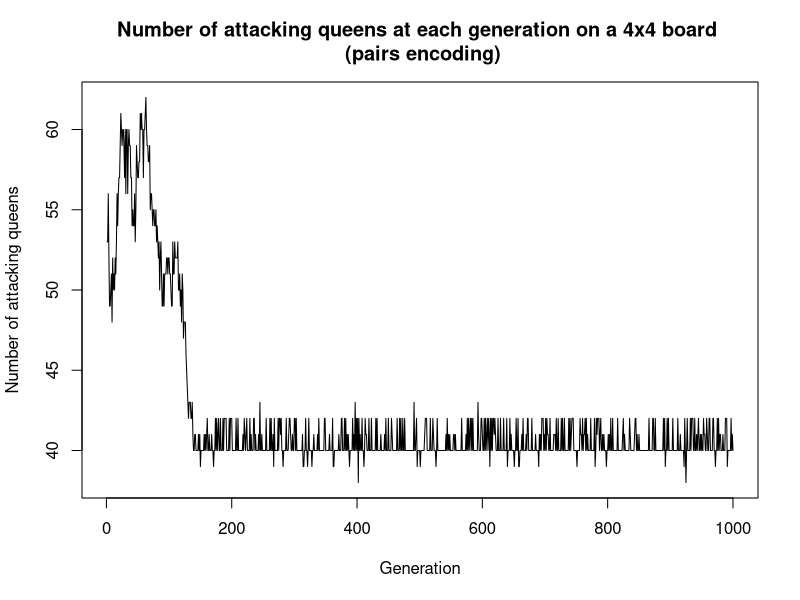
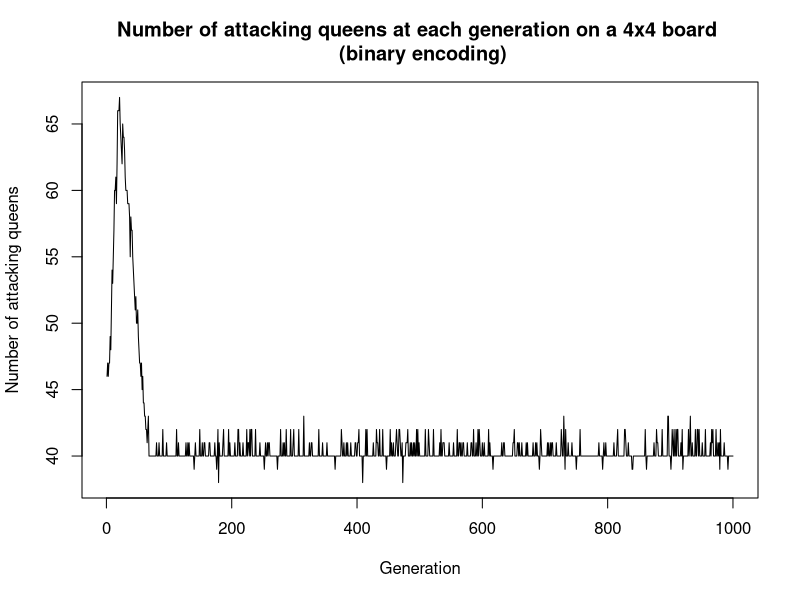
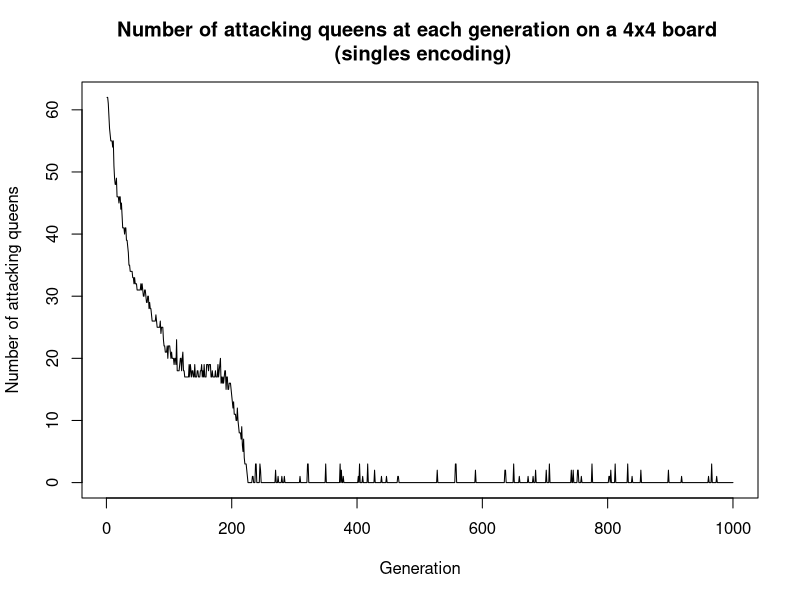
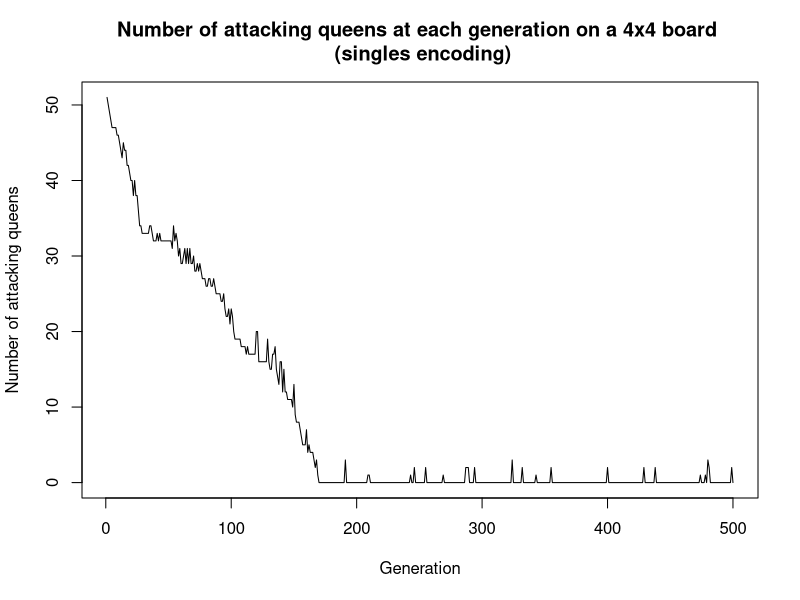
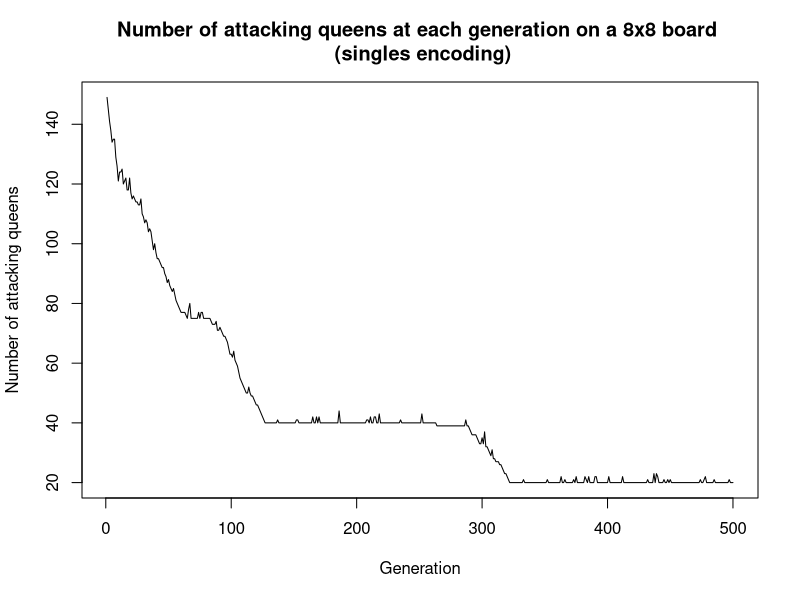
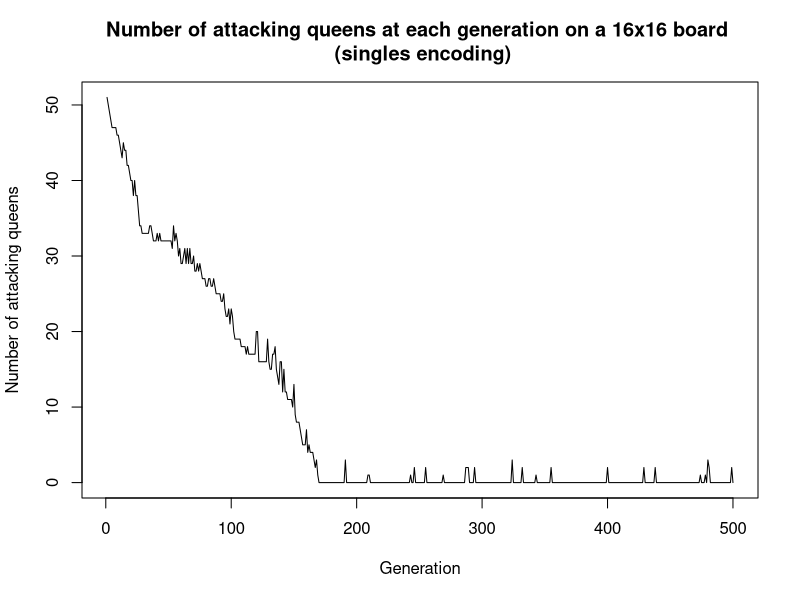
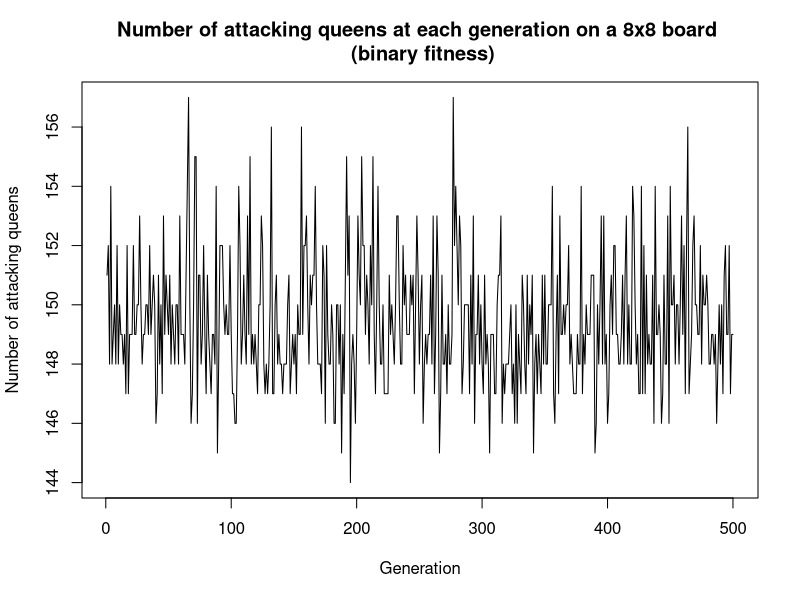
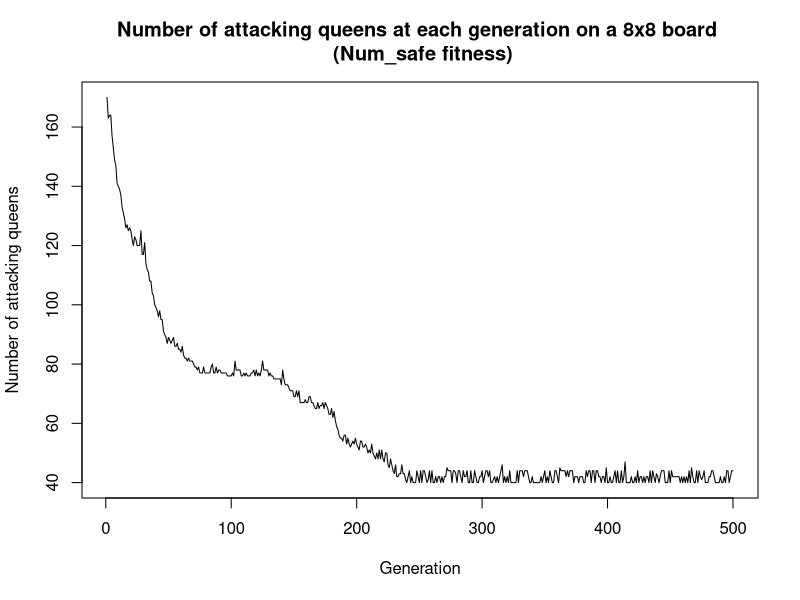

Here is the R script that generated these plots, in order:
## ---- chunk 1
knitr::opts_chunk$set(echo = FALSE)
## ---- chunk 2
BinToDec <- function(x){
  #https://stackoverflow.com/questions/12892348/convert-binary-string-to-binary-or-decimal-value
  sum(2^(which(rev(unlist(strsplit(as.character(x), "")) == 1))-1))
}

vizualize_board <- function(layout, n){
  #Given a layout, vizualizes the board
  if(typeof(layout) == "list" & is.null(ncol(layout))){
    #print("Binary")
    #Binary
    board <- matrix(nrow = n, ncol = n)
    #fill the board with 0s
    for (i in 1:nrow(board)){
      for (j in 1:ncol(board)){
        board[i,j] <- 0
      }
    }
    for (i in 1:n){
      board[i,BinToDec(layout[[i]])] <- 1
    }
    board <- t(board)
    #print(board)
  }else if(typeof(layout) == "integer" & is.null(ncol(layout))){
    #print("Singles")
    #Singles
    #fill the board with 0s
    board <- matrix(nrow = n, ncol = n)
    for (i in 1:n){
      for (j in 1:n){
        board[i,j] <- 0
      }
    }
    for (i in 1:n){
      board[i,layout[i]] <- 1
    }
    board <- t(board)
    #print(board)
  }else{
    #Pairs
    #print("Pairs")
    board <- matrix(nrow = n, ncol = n)
    #fill the board with 0s
    for (i in 1:nrow(board)){
      for (j in 1:ncol(board)){
        board[i,j] <- 0
      }
    }
    for (i in 1:nrow(layout)){
      board[layout[i,1], layout[i,2]] <- 1
    }
  }
  #Print the board in the console:
  for (i in 1:(nrow(board)*2)){
    cat("_")
  }
  cat("\n")
  for (i in 1:nrow(board)){
    cat("|")
    for (j in 1:ncol(board)){
      if(board[i,j] == 0){
        cat(" |")
      }else{
        cat("Q|")
      }
    }
    cat("\n")
  }
}
## ---- chunk 3
#################### PAIRS REPRESENTATION ####################

# Question 2 : Crossover

crossover <- function(layout1, layout2, p){
  #PAIRS (matrix)
  kid <- matrix(nrow = nrow(layout1), ncol = 2)
  for (i in 1:p){
    kid[i,] <- layout1[i,]
  }
  for (i in (p+1):nrow(layout2)){
    kid[i,] <- layout2[i,]
  }
  return(kid)
}

# Question 3 : Mutate

mutate <- function(layout,n){
  pair <- sample(n,1)
  layout[pair,1] <- sample(n,1)
  layout[pair,2] <- sample(n,1)
  #Disadvantages of this layout : can move to a location where there is already a queen 
  # --> Good or bad ? Good: simulate a queen "disappearing", bad: duplicates in the representation
  return(layout)
}

# Question 4 : Fitness

fitness <- function(layout, fitness_function, n){
  board <- matrix(nrow = n, ncol = n)
  #fill the board with 0s
  for (i in 1:n){
    for (j in 1:n){
      board[i,j] <- 0
    }
  }
  #fill the board with 1s where there are queens
  for (i in 1:n){
    board[layout[i,1], layout[i,2]] <- 1
  }
  #================================================================================
 #Convert the board to a list of coordinates 
  my_vec <- c()
  for(i in 1:n){
    for(j in 1:n){
      if(board[i,j]==1){
        my_vec <- c(my_vec, c(i,j))
      }
    }
  }
  if(length(my_vec) == 0){
    return(0)
  }
  points<-array( my_vec, dim=c(2,length(my_vec)/2))
  are_attacking_eachother <- function(Q1,Q2){
    #https://stackoverflow.com/questions/57239548/how-to-check-if-a-queen-is-under-attack-in-nqueens
    (Q1[1] == Q2[1] | Q1[2] == Q2[2] | Q1[1]-Q1[2] == Q2[1]-Q2[2] | Q1[1]+Q1[2] == Q2[1]+Q2[2])
  }
  fitness <- 0
  if(length(points)/2 == 1){
    if(fitness_function == "binary"){
      return(0)
    }else if(fitness_function == "num_safe"){
      return(1)
    }else{
      #number of attacking pairs
      return(0)
    }
  }else if(fitness_function == "binary"){
      for(queen in 1:((length(points)/2)-1)){
        for(other_queen in (queen+1):(length(points)/2)){
          Q1 <- c(points[1,queen], points[2,queen])
          Q2 <- c(points[1,other_queen], points[2,other_queen])
          if(are_attacking_eachother(Q1, Q2)){
            fitness <- 1
          }
        } 
      }
  }else if(fitness_function == "num_safe"){
    safe <- 0
     for(queen in 1:((length(points)/2)-1)){
        for(other_queen in (queen+1):(length(points)/2)){
          Q1 <- c(points[1,queen], points[2,queen])
          Q2 <- c(points[1,other_queen], points[2,other_queen])
          if(!are_attacking_eachother(Q1, Q2)){
            safe <- safe + 2
          }
        } 
     }
    #to scale to [0,1], we could divide by the max number of queens that can be safe
    fitness <- safe
  }else if(fitness_function == "num_attacking"){
    num_attacking <- 0
    for(queen in 1:((length(points)/2)-1)){
      for(other_queen in (queen+1):(length(points)/2)){
        Q1 <- c(points[1,queen], points[2,queen])
        Q2 <- c(points[1,other_queen], points[2,other_queen])
        if(are_attacking_eachother(Q1, Q2)){
          num_attacking <- num_attacking + 1
        }
      } 
    }
    fitness <- num_attacking
  }else{
      #(nC2 - number) of pairs of queens attacking each other.
      nc2 <- (n*(n-1)/2)
      num_attacking <- 0
      for(queen in 1:((length(points)/2)-1)){
        for(other_queen in (queen+1):(length(points)/2)){
          Q1 <- c(points[1,queen], points[2,queen])
          Q2 <- c(points[1,other_queen], points[2,other_queen])
          if(are_attacking_eachother(Q1, Q2)){
            fitness <- 1
          }
        } 
      }
      fitness <- (nc2 - num_attacking)
  }
  return(fitness)
}

# Question 5 : Genetic Algorithm

generate_random_layout_pairs <- function(n){
  pairs<-array(0, dim=c(n,2))
  for (i in 1:n){
    pairs[i,1] <- sample(n,1)
    pairs[i,2] <- sample(n,1)
  }
  return(pairs)
}

darwin_pairs <- function(n_generations, board_size, n_population, mutprob, fitness_function, crossover_p){
  ###### Initialization ######
  #generate random population
  population <- list()
  for(i in 1:n_population){
    population[[i]] <- generate_random_layout_pairs(board_size)
  }

  #calculate fitness of population
  fitnesses <- c()
  for(i in 1:n_population){
    fitnesses[i] <- fitness(population[[i]], fitness_function, board_size)
  }
  n_attacking_queens <- c()
  solutions <- list()
  ###### Genetic Algorithm ######
  for(generation in 1:n_generations){

    #Two individuals are randomly sampled from the current population, 
    # they are further used as parents
    parents <- sample(population, 2, replace = FALSE)

    #One individual with the smallest fitness is selected from the current population,
    # this will be the victim
    victim <- population[which.min(fitnesses)]
    victim_idx <- which.min(fitnesses)
    #The two sampled parents are to produce a kid by crossover
    kid <- crossover(parents[[1]], parents[[2]], p=crossover_p)

    #this kid should be mutated with probability mutprob
    if(runif(1) < mutprob){
      kid <- mutate(kid, board_size)
    }

    #The victim is replaced by the kid in the population
    population[[victim_idx]] <- kid

    #Do not forget to update the vector of fitness values of the population
    fitnesses[victim_idx] <- fitness(kid, fitness_function, board_size)

    #Remember the number of pairs of queens attacking each other at the given iteration
    attacking_queens <- 0
    for(i in 1:n_population){
      attacking_queens <- attacking_queens + fitness(population[[i]], "num_attacking", board_size)
      if(fitness(population[[i]], "num_attacking", board_size) == 0){
        solutions[[length(solutions)+1]] <- population[[i]]
      }
    }
    n_attacking_queens <- c(n_attacking_queens, attacking_queens)

  }
  return(list(n_attacking_queens = n_attacking_queens, solutions = solutions))
}

## ---- chunk 4
# Question 6 : Legal Configuration
res_pairs <- darwin_pairs(n_generations = 1000, 
                          board_size =  4, 
                          n_population = 20, 
                          mutprob = 0.1, 
                          fitness_function = "num_safe",
                          crossover_p = 2)

cat("found", length(res_pairs$solutions), "legal configurations \n")
cat("Example of a legal configuration : \n")
if(length(res_pairs$solutions) > 0){
  vizualize_board(res_pairs$solutions[[1]], 4)
}
## ---- chunk 5
# Question 7 : Plot
plot(res_pairs$n_attacking_queens, type="l", xlab="Generation", ylab="Number of attacking queens")
title("Number of attacking queens at each generation on a 4x4 board \n (pairs encoding)")

## ---- chunk 6
################### Binary Representation ###################

# Question 2 : Crossover

crossover <- function(layout1, layout2, p){
  #p < log2(n)/2
  kid <- list()
  for (i in 1:p){
    kid[[i]] <- layout1[[i]]
  }
  for (i in (p+1):length(layout2)){
    kid[[i]] <- layout2[[i]]
  }
  return(kid)
}

# Question 3 : Mutate

mutate <- function(layout,n){
    #randomly select a binary string
    binary_string <- sample(1:length(layout), 1)
    #randomly select a bit in the binary string
    bit <- sample(1:length(layout[[binary_string]]), 1)
    #flip the bit
    layout[[binary_string]][bit] <- abs(layout[[binary_string]][bit] - 1)
    return(layout)
}

# Question 4 : Fitness

fitness <- function(layout, fitness_function, n){
  #Very twisted and inefficient way of doing things, to be modified
  board <- matrix(nrow = n, ncol = n)
  #fill the board with 0s
  for (i in 1:nrow(board)){
    for (j in 1:ncol(board)){
      board[i,j] <- 0
    }
  }
  for (i in 1:length(layout)){
    board[i, BinToDec(layout[[i]])] <- 1
  }
  board <- t(board) 

  #================================================================================
  #At this point, the board var should contain a matrix on the state of the board, with 1s for queens and 0s for empty spaces
  #Convert the board to a list of coordinates 
  my_vec <- c()
  for(i in 1:n){
    for(j in 1:n){
      if(board[i,j]==1){
        my_vec <- c(my_vec, c(i,j))
      }
    }
  }
  if(length(my_vec) == 0){
    return(0)
  }
  points<-array( my_vec, dim=c(2,length(my_vec)/2))
  are_attacking_eachother <- function(Q1,Q2){
    #https://stackoverflow.com/questions/57239548/how-to-check-if-a-queen-is-under-attack-in-nqueens
    (Q1[1] == Q2[1] | Q1[2] == Q2[2] | Q1[1]-Q1[2] == Q2[1]-Q2[2] | Q1[1]+Q1[2] == Q2[1]+Q2[2])
  }
  fitness <- 0
  #If only one queen on the board:
  if(length(points)/2 <= 1){
    if(fitness_function == "binary"){
      return(0)
    }else if(fitness_function == "num_safe"){
      return(length(points)/2)
    }else{ #number of attacking pairs
      return(0)
    }
    
  }else if(fitness_function == "binary"){
      for(queen in 1:((length(points)/2)-1)){
        for(other_queen in (queen+1):(length(points)/2)){
          Q1 <- c(points[1,queen], points[2,queen])
          Q2 <- c(points[1,other_queen], points[2,other_queen])
          if(are_attacking_eachother(Q1, Q2)){
            fitness <- 1
          }
        } 
      }
  }else if(fitness_function == "num_safe"){
    safe <- 0
     for(queen in 1:((length(points)/2)-1)){
        for(other_queen in (queen+1):(length(points)/2)){
          Q1 <- c(points[1,queen], points[2,queen])
          Q2 <- c(points[1,other_queen], points[2,other_queen])
          if(!are_attacking_eachother(Q1, Q2)){
            safe <- safe + 2
          }
        } 
     }
    #to scale to [0,1], we can divide by the max number of queens that can be safe
    fitness <- safe
    
  }else if(fitness_function == "num_attacking"){
    num_attacking <- 0
    for(queen in 1:((length(points)/2)-1)){
      for(other_queen in (queen+1):(length(points)/2)){
        Q1 <- c(points[1,queen], points[2,queen])
        Q2 <- c(points[1,other_queen], points[2,other_queen])
        if(are_attacking_eachother(Q1, Q2)){
          num_attacking <- num_attacking + 1
        }
      } 
    }
    fitness <- num_attacking
  }else{
      #(nC2 - number) of pairs of queens attacking each other.
      nc2 <- (n*(n-1)/2)
      num_attacking <- 0
      for(queen in 1:((length(points)/2)-1)){
        for(other_queen in (queen+1):(length(points)/2)){
          Q1 <- c(points[1,queen], points[2,queen])
          Q2 <- c(points[1,other_queen], points[2,other_queen])
          if(are_attacking_eachother(Q1, Q2)){
            fitness <- 1
          }
        } 
      }
      fitness <- nc2 - num_attacking
  }
  return(fitness)
}

# Question 5 : Genetic Algorithm

generate_random_layout_binary <- function(n){
  #Only works for n powers of 2, otherwise it can produces queens outside of the board
  layout <- list()
  for (i in 1:n){
    layout[[i]] <- sample(0:1, ceiling(log2(n)), replace = TRUE)
  }
  return(layout)
}

darwin_bin <- function(n_generations, board_size, n_population, mutprob, fitness_function, crossover_p){

  #generate random population
  population <- list()
  for(i in 1:n_population){
    population[[i]] <- generate_random_layout_binary(board_size)
  }

  #calculate fitness of population
  fitnesses <- c()
  for(i in 1:n_population){
    fitnesses[i] <- fitness(population[[i]], fitness_function, board_size)
  }
  n_attacking_queens <- c()
  solutions <- list()
  ###### Genetic Algorithm ######
  for(generation in 1:n_generations){
    #Two individuals are randomly sampled from the current population, they are further used as parents
    parents <- sample(population, 2, replace = FALSE)

    #One individual with the smallest fitness is selected from the current population, this will be the victim
    victim <- population[which.min(fitnesses)][[1]]
    victim_idx <- which.min(fitnesses)

    #The two sampled parents are to produce a kid by crossover
    kid <- crossover(parents[[1]], parents[[2]], p=crossover_p)
    #this kid should be mutated with probability mutprob
    if(runif(1) < mutprob){
      kid <- mutate(kid, board_size)
    }
    #The victim is replaced by the kid in the population
  
    population[[victim_idx]] <- kid

    #Do not forget to update the vector of fitness values of the population
    fitnesses[victim_idx] <- fitness(kid, fitness_function, board_size)

  #Remember the number of pairs of queens attacking each other at the given iteration
    attacking_queens <- 0
    for(i in 1:n_population){
      attacking_queens <- attacking_queens + fitness(population[[i]], "num_attacking", board_size)
      if(fitness(population[[i]], "num_attacking", board_size) == 0){
        solutions[[length(solutions)+1]] <- population[[i]]
      }
    }
    n_attacking_queens <- c(n_attacking_queens, attacking_queens)

  }
  return(list(n_attacking_queens = n_attacking_queens, solutions = solutions))
}

## ---- chunk 7
# Question 6 : Legal Configuration
res_bin <- darwin_bin(n_generations = 1000, 
                          board_size =  4, 
                          n_population = 20, 
                          mutprob = 0.1, 
                          fitness_function = "num_safe",
                          crossover_p = 1) #Bin rep so 2bits only

cat("found", length(res_bin$solutions), "legal configurations \n")
cat("Example of a legal configuration : \n")
if(length(res_bin$solutions) > 0){
  vizualize_board(res_bin$solutions[[1]], 4)
}
## ---- chunk 8
# Question 7 : Plot
plot(res_bin$n_attacking_queens, type="l", xlab="Generation", ylab="Number of attacking queens")
title("Number of attacking queens at each generation on a 4x4 board \n (binary encoding)")

## ---- chunk 9
################### Singles Representation ###################

# Question 2 : Crossover

crossover <- function(layout1, layout2, p){
  kid <- c()
    for (i in 1:p){
      kid <- c(kid , layout1[i])
    }
    for (i in (p+1):length(layout2)){
      kid <- c(kid , layout2[i])
    }
    return(kid)
}

# Question 3 : Mutate

mutate <- function(layout,n){
    row <- sample(n,1)
    layout[row] <- sample(n,1)
    #Disadvantages of this method : a queen can only be moved within a column, and it can also not be moved at all
    return(layout)
}

# Question 4 : Fitness

fitness <- function(layout, fitness_function, n){
  #Very twisted and inefficient way of doing things, to be modified
  board <- matrix(nrow = n, ncol = n)
  #fill the board with 0s
  for (i in 1:n){
    for (j in 1:n){
      board[i,j] <- 0
    }
  }
  for (i in 1:n){
    board[i,layout[i]] <- 1
  }
  board <- t(board)
  #================================================================================
  #At this point, the board var should contain a matrix on the state of the board, with 1s for queens and 0s for empty spaces
  #Convert the board to a list of coordinates 
  my_vec <- c()
  for(i in 1:n){
    for(j in 1:n){
      if(board[i,j]==1){
        my_vec <- c(my_vec, c(i,j))
      }
    }
  }
  if(length(my_vec) == 0){
    return(0)
  }
  points<-array( my_vec, dim=c(2,length(my_vec)/2))
  are_attacking_eachother <- function(Q1,Q2){
    #https://stackoverflow.com/questions/57239548/how-to-check-if-a-queen-is-under-attack-in-nqueens
    (Q1[1] == Q2[1] | Q1[2] == Q2[2] | Q1[1]-Q1[2] == Q2[1]-Q2[2] | Q1[1]+Q1[2] == Q2[1]+Q2[2])
  }
  fitness <- 0
  #If only one queen on the board:
  if(length(points)/2 <= 1){
    if(fitness_function == "binary"){
      return(0)
    }else if(fitness_function == "num_safe"){
      return(length(points)/2)
    }else{ #number of attacking pairs
      return(0)
    }
  }else if(fitness_function == "binary"){
      for(queen in 1:((length(points)/2)-1)){
        for(other_queen in (queen+1):(length(points)/2)){
          Q1 <- c(points[1,queen], points[2,queen])
          Q2 <- c(points[1,other_queen], points[2,other_queen])
          if(are_attacking_eachother(Q1, Q2)){
            fitness <- 1
          }
        } 
      }
  }else if(fitness_function == "num_safe"){
    safe <- 0
     for(queen in 1:((length(points)/2)-1)){
        for(other_queen in (queen+1):(length(points)/2)){
          Q1 <- c(points[1,queen], points[2,queen])
          Q2 <- c(points[1,other_queen], points[2,other_queen])
          if(!are_attacking_eachother(Q1, Q2)){
            safe <- safe + 2
          }
        } 
     }
    #to scale to [0,1], we can divide by the max number of queens that can be safe
    fitness <- safe
  }else if(fitness_function == "num_attacking"){
    num_attacking <- 0
    for(queen in 1:((length(points)/2)-1)){
      for(other_queen in (queen+1):(length(points)/2)){
        Q1 <- c(points[1,queen], points[2,queen])
        Q2 <- c(points[1,other_queen], points[2,other_queen])
        if(are_attacking_eachother(Q1, Q2)){
          num_attacking <- num_attacking + 1
        }
      } 
    }
    fitness <- num_attacking
  }else{
      #(nC2 - number) of pairs of queens attacking each other.
      nc2 <- (n*(n-1)/2)
      num_attacking <- 0
      for(queen in 1:((length(points)/2)-1)){
        for(other_queen in (queen+1):(length(points)/2)){
          Q1 <- c(points[1,queen], points[2,queen])
          Q2 <- c(points[1,other_queen], points[2,other_queen])
          if(are_attacking_eachother(Q1, Q2)){
            fitness <- 1
          }
        } 
      }
      fitness <- (nc2 - num_attacking)
  }
  return(fitness)
}

# Question 5 : Genetic Algorithm

generate_random_layout_singles <- function(n){
  layout <- c()
  for (i in 1:n){
    layout[i] <- sample(1:n,1)
  }
  return(layout)
}

darwin_singles <- function(n_generations, board_size, n_population, mutprob, fitness_function, crossover_p){

  #generate random population
  population <- list()
  for(i in 1:n_population){
    population[[i]] <- generate_random_layout_singles(board_size)
  }

  #calculate fitness of population
  fitnesses <- c()
  for(i in 1:n_population){
    fitnesses[i] <- fitness(population[[i]], fitness_function, board_size)
  }
  n_attacking_queens <- c()
  solutions <- list()
  ###### Genetic Algorithm ######
  for(generation in 1:n_generations){
    #Two individuals are randomly sampled from the current population, they are further used as parents
    parents <- sample(population, 2, replace = FALSE)

    #One individual with the smallest fitness is selected from the current population, this will be the victim
    victim <- population[which.min(fitnesses)][[1]]
    victim_idx <- which.min(fitnesses)

    #The two sampled parents are to produce a kid by crossover
    kid <- crossover(parents[[1]], parents[[2]], p=crossover_p)
    #this kid should be mutated with probability mutprob
    if(runif(1) < mutprob){
      kid <- mutate(kid, board_size)
    }
    #The victim is replaced by the kid in the population
  
    population[[victim_idx]] <- kid

    #Do not forget to update the vector of fitness values of the population
    fitnesses[victim_idx] <- fitness(kid, fitness_function, board_size)

  #Remember the number of pairs of queens attacking each other at the given iteration
    attacking_queens <- 0
    for(i in 1:n_population){
      attacking_queens <- attacking_queens + fitness(population[[i]], "num_attacking", board_size)
      if(fitness(population[[i]], "num_attacking", board_size) == 0){
        solutions[[length(solutions)+1]] <- population[[i]]
      }
    }
    n_attacking_queens <- c(n_attacking_queens, attacking_queens)
  }
  return(list(n_attacking_queens = n_attacking_queens, solutions = solutions))
}

## ---- chunk 10
# Question 6 : Legal Configuration
res_sin <- darwin_singles(n_generations = 1000,
                          board_size = 4,
                          n_population = 20,
                          mutprob = 0.1,
                          fitness_function ="num_safe",
                          crossover_p = 2)

cat("found", length(res_sin$solutions), "legal configurations \n")
cat("Example of a legal configuration : \n")
if(length(res_sin$solutions) > 0){
  vizualize_board(res_sin$solutions[[1]], 4)
}
## ---- chunk 11
# Question 7 : Plot
plot(res_sin$n_attacking_queens, type = "l", xlab = "Generation", ylab = "Number of attacking queens")
title("Number of attacking queens at each generation on a 4x4 board \n (singles encoding)")
## ---- chunk 12

# n = 4
start_time <- Sys.time()
res_sin4 <- darwin_singles(n_generations = 500,
                           board_size = 4,
                           n_population = 20,
                           mutprob =0.1,
                           fitness_function = "num_safe",
                           crossover_p = 2)
end_time <- Sys.time()

cat("N = 4 : found", length(res_sin4$solutions), "legal configurations")
cat("\n")
cat("time taken:", end_time - start_time, "seconds")
cat("\n")
plot(res_sin4$n_attacking_queens, type = "l", xlab = "Generation", ylab = "Number of attacking queens")
title("Number of attacking queens at each generation on a 4x4 board \n (singles encoding)")

# n = 8
start_time <- Sys.time()
res_sin8 <- darwin_singles(n_generations = 500,
                           board_size = 8,
                           n_population = 20,
                           mutprob =0.1,
                           fitness_function = "num_safe",
                           crossover_p = 4)
end_time <- Sys.time()

cat("N = 8 : found", length(res_sin8$solutions), "legal configurations")
cat("\n")
cat("time taken:", end_time - start_time, "seconds")
cat("\n")
plot(res_sin8$n_attacking_queens, type = "l", xlab = "Generation", ylab = "Number of attacking queens")
title("Number of attacking queens at each generation on a 8x8 board \n (singles encoding)")

# n = 16
start_time <- Sys.time()
res_sin16 <- darwin_singles(n_generations = 500,
                           board_size = 16,
                           n_population = 20,
                           mutprob =0.1,
                           fitness_function = "num_safe",
                           crossover_p = 8)
end_time <- Sys.time()

cat("N = 16 : found", length(res_sin16$solutions), "legal configurations")
cat("\n")
cat("time taken:", end_time - start_time, "seconds")
cat("\n")
plot(res_sin4$n_attacking_queens, type = "l", xlab = "Generation", ylab = "Number of attacking queens")
title("Number of attacking queens at each generation on a 16x16 board \n (singles encoding)")

## ---- chunk 13

# Binary
start_time <- Sys.time()
res_sinA <- darwin_singles(n_generations = 500,
                           board_size = 8,
                           n_population = 20,
                           mutprob =0.1,
                           fitness_function = "binary",
                           crossover_p = 4)
end_time <- Sys.time()

cat("Binary: found", length(res_sinA$solutions), "legal configurations")
cat("\n")
cat("time taken:", end_time - start_time, "seconds")
cat("\n")
plot(res_sinA$n_attacking_queens, type = "l", xlab = "Generation", ylab = "Number of attacking queens")
title("Number of attacking queens at each generation on a 8x8 board \n (binary fitness)")

# Number of Safe Queens
start_time <- Sys.time()
res_sinB <- darwin_singles(n_generations = 500,
                           board_size = 8,
                           n_population = 20,
                           mutprob =0.1,
                           fitness_function = "num_safe",
                           crossover_p = 4)
end_time <- Sys.time()

cat("Num_safe : found", length(res_sinB$solutions), "legal configurations")
cat("\n")
cat("time taken:", end_time - start_time, "seconds")
cat("\n")
plot(res_sinB$n_attacking_queens, type = "l", xlab = "Generation", ylab = "Number of attacking queens")
title("Number of attacking queens at each generation on a 8x8 board \n (Num_safe fitness)")

# n = 16
start_time <- Sys.time()
res_sinC <- darwin_singles(n_generations = 500,
                           board_size = 8,
                           n_population = 20,
                           mutprob =0.1,
                           fitness_function = "other",
                           crossover_p = 4)
end_time <- Sys.time()

cat("nC2 - num_attacking : found", length(res_sinC$solutions), "legal configurations")
cat("\n")
cat("time taken:", end_time - start_time, "seconds")
cat("\n")
plot(res_sinC$n_attacking_queens, type = "l", xlab = "Generation", ylab = "Number of attacking queens")
title("Number of attacking queens at each generation on a 8x8 board \n (nC2 - num_attacking fitness)")

## ---- chunk 14

# mutprob= 0.1
start_time <- Sys.time()
res_sinA <- darwin_singles(n_generations = 1000,
                           board_size = 8,
                           n_population = 20,
                           mutprob =0.1,
                           fitness_function = "num_safe",
                           crossover_p = 4)
end_time <- Sys.time()

cat("mutprob= 0.1: found", length(res_sinA$solutions), "legal configurations")
cat("\n")
cat("time taken:", end_time - start_time, "seconds")
cat("\n")
plot(res_sinA$n_attacking_queens, type = "l", xlab = "Generation", ylab = "Number of attacking queens")
title("Number of attacking queens at each generation on a 8x8 board \n (mutprob= 0.1)")

# mutprob= 0.5
start_time <- Sys.time()
res_sinB <- darwin_singles(n_generations = 1000,
                           board_size = 8,
                           n_population = 20,
                           mutprob= 0.5,
                           fitness_function = "num_safe",
                           crossover_p = 4)
end_time <- Sys.time()

cat("mutprob= 0.5: found", length(res_sinB$solutions), "legal configurations")
cat("\n")
cat("time taken:", end_time - start_time, "seconds")
cat("\n")
plot(res_sinB$n_attacking_queens, type = "l", xlab = "Generation", ylab = "Number of attacking queens")
title("Number of attacking queens at each generation on a 8x8 board \n (mutprob= 0.5)")

# mutprob= 0.9
start_time <- Sys.time()
res_sinC <- darwin_singles(n_generations = 1000,
                           board_size = 8,
                           n_population = 20,
                           mutprob= 0.9,
                           fitness_function = "num_safe",
                           crossover_p = 4)
end_time <- Sys.time()

cat("mutprob= 0.9: found", length(res_sinC$solutions), "legal configurations")
cat("\n")
cat("time taken:", end_time - start_time, "seconds")
cat("\n")
plot(res_sinC$n_attacking_queens, type = "l", xlab = "Generation", ylab = "Number of attacking queens")
title("Number of attacking queens at each generation on a 8x8 board \n (mutprob= 0.9)")

## ---- chunk 15
# 2.1
data <- read.csv2("censoredproc.csv")

par(mfrow=c(1,3))

# histogram of all data
hist(as.numeric(data[,1]), freq=F, main="Histogram of all data")

# histogram of data with cens=1
hist(as.numeric(data[which(data[,2]==1),1]), freq=F, main="Histogram of cens=1 data")

# histogram of data with cens=2
hist(as.numeric(data[which(data[,2]==2),1]), freq=F, main="Histogram of cens=2 data")

min(as.numeric(data[which(data[,2]==1),1]))
min(as.numeric(data[which(data[,2]==2),1]))

## ---- chunk 16
#2.3


## ---- chunk 17
#2.4
## ---- chunk 18
#2.5
## ---- chunk 19
#2.6

